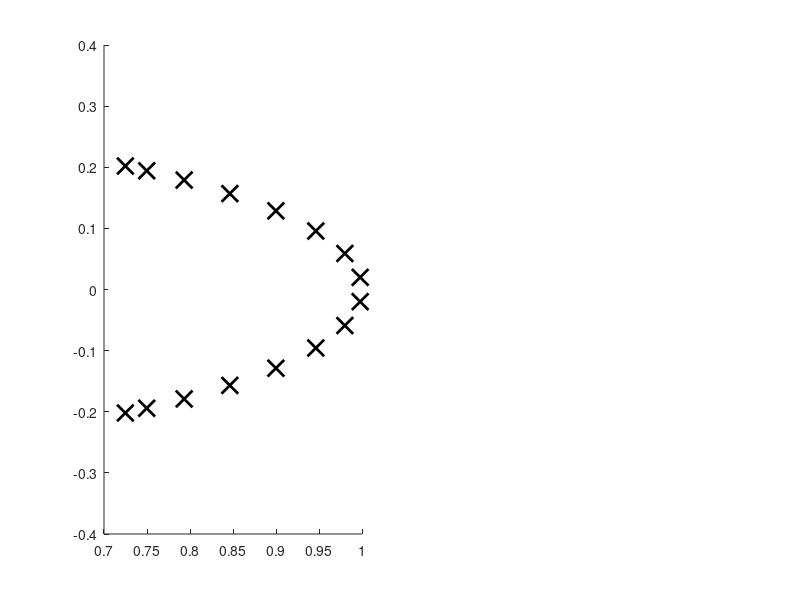

Reproduce this figure in MATLAB. (Note: this script raises an error after producing the figure.)
a= 0.11
umb = [0.721596995927692  -0.202983806360563   1.566530456095371];
%
nin = 16;
iin = 11;
% yin = linspace(umb(2),-umb(2),nin);
% zin = linspace(umb(3),-umb(3),nin);
th = pi*(2*[1:nin]-1)/(2*nin);
th = [th,pi+th]';
yin = umb(2)*cos(pi*(2*[1:nin]-1)/(2*nin));
zin = umb(3)*cos(pi*(2*[1:nin]-1)/(2*nin));
win = a*yin.*zin/2;
xin = -win + sqrt(win.^2+ 1-yin.^2/3-zin.^2/5);
pin = [xin;yin;zin]';
rout1 = zeros(nin,4);
iout1 = zeros(nin,1);
rout2 = zeros(nin,4);
iout2 = zeros(nin,1);
r1 = cell(nin,1);
r2 = cell(nin,2);
%
figure(3)
clf 
subplot(1,2,1)
hold on
plot3(xin,yin,zin,'kx','MarkerSize',12,'LineWidth',2)

%
for j = 1:nin
    traj = qp_traj(pin(j,:),1400,0.01,a);
    rtu = umb(3)*traj(:,2)-umb(2)*traj(:,3);
    rci = find(rtu(3:end).*rtu(2:end-1) <0);
    r1{j} = traj(rci,:);
    for k = 1:length(rci);
        if traj(rci(k),1) > 0
            if traj(rci(k),3) < umb(3)
                if traj(rci(k),3) > -umb(3)
                    ie = rci(k);
                    iout1(j) = ie;
                    rout1(j,1:3) = (rtu(rci(k)+1)*traj(rci(k),:)-rtu(rci(k))* traj(rci(k)+1,:))/(rtu(rci(k)+1)-rtu(rci(k)));
                    rout1(j,4) = sign(traj(rci(k),3)-traj(rci(k)+1,3));
                    plot3(traj(1:ie,1),traj(1:ie,2),traj(1:ie,3),'b','LineWidth',2)
                    plot3(traj(ie,1),traj(ie,2),traj(ie,3),'bs','MarkerFaceColor','b')
                    drawnow
                    break
                end
            end
        end
    end
end
%
for j = 1:nin
    traj = qp_traj(pin(j,:),1400,-0.01,a);
    rtu = umb(3)*traj(:,2)-umb(2)*traj(:,3);
    rci = find(rtu(3:end).*rtu(2:end-1) <0);
    r2{j} = traj(rci,:);
    for k = 1:length(rci)
        if traj(rci(k),1) > 0
            if traj(rci(k),3) < umb(3)
                if traj(rci(k),3) > -umb(3)
                    ie = rci(k);
                    iout2(j) = ie;
                    rout2(j,1:3) = (rtu(rci(k)+1)*traj(rci(k),:)-rtu(rci(k))* traj(rci(k)+1,:))/(rtu(rci(k)+1)-rtu(rci(k)));
                    rout2(j,4) = sign(traj(rci(k),3)-traj(rci(k)+1,3));
                    plot3(traj(1:ie,1),traj(1:ie,2),traj(1:ie,3),'g','LineWidth',2)
                    plot3(traj(ie,1),traj(ie,2),traj(ie,3),'gs','MarkerFaceColor','g')
                    drawnow
                    break
                end
            end
        end
    end
end
%
load qp_umb
qp_umba = [];
for j =1:4
w = qp_umb(j,:);
[wout,cdata] = qp_umbilic(w,a);
qp_umba = [qp_umba;wout];
end
%
plot3(qp_umba(:,1),qp_umba(:,2),qp_umba(:,3),'ok','MarkerSize',12,'MarkerFaceColor','k')
xlabel('x');
ylabel('y');
zlabel('z');

rth1 = acos(rout1(:,3)/umb(3));
for j=1:nin
    if rout1(j,4) > 0
        rth1(j) = 2*pi - rth1(j);
    end
end
rth2 = acos(rout2(:,3)/umb(3));
for j=1:nin
    if rout2(j,4) >0
        rth2(j) = 2*pi - rth2(j);
    end
end
rth = [rth1;flipud(rth2)];

% figure(4)
% clf
% hold on
% plot(zin,rout1(:,3),'bx')
% plot(zin,rout2(:,3),'gx')
subplot(1,2,2)
hold on
plot(th,rth,'kx','MarkerSize',12,'LineWidth',2)
axis([0,2*pi,0,2*pi])
xlabel('\theta')
ylabel('return(\theta)')
